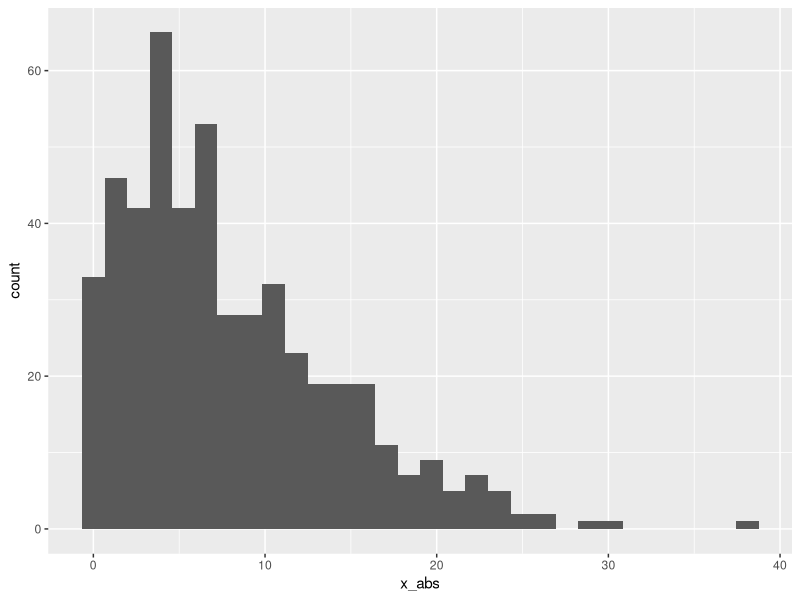
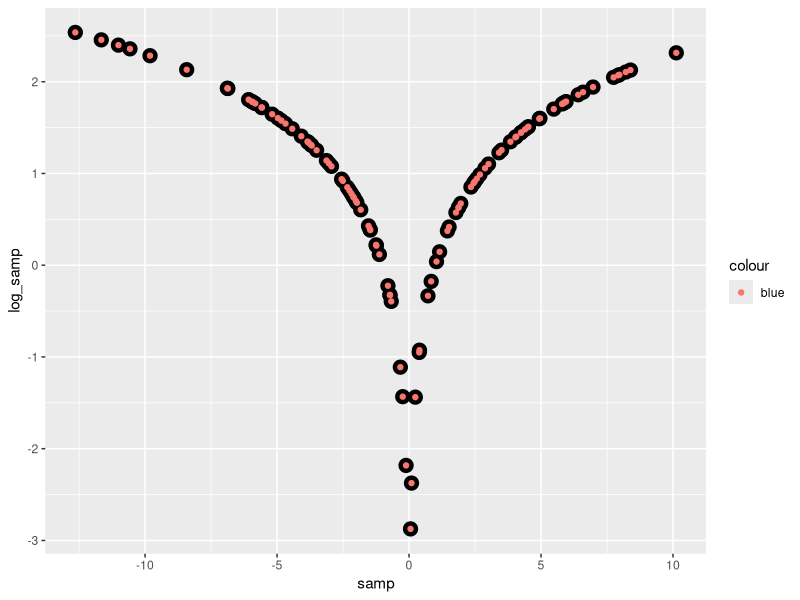

Write the R code that produced these figures, in order.
## ---- chunk 1
library(tidyverse)
## ---- chunk 2
#sample from normal distribution
samp = rnorm(100)

#length of sample
length(samp)
## ---- chunk 3
#create a variable containing random sample size 500
set.seed(1)
x = rnorm(500, 0, 10)

#compute absolute value of each element
x_abs = abs(x)

#produce histogram. 
x_df = tibble(x, x_abs)
ggplot(x_df, aes(x = x_abs), colour = "blue") + geom_histogram()

#Add an inline summary giving the median value rounded to two decimal places.
## ---- chunk 4
#tibble - bind vectors into data frame
log_df = tibble(
  samp = rnorm(100, 0, 5),
  log_samp = log(abs(samp))
)

#create plot using variables 
ggplot(log_df, aes(x = samp, y = log_samp)) + 
  geom_point(colour = "black", size = 4.5) +
  geom_point(aes(colour = "blue"))
